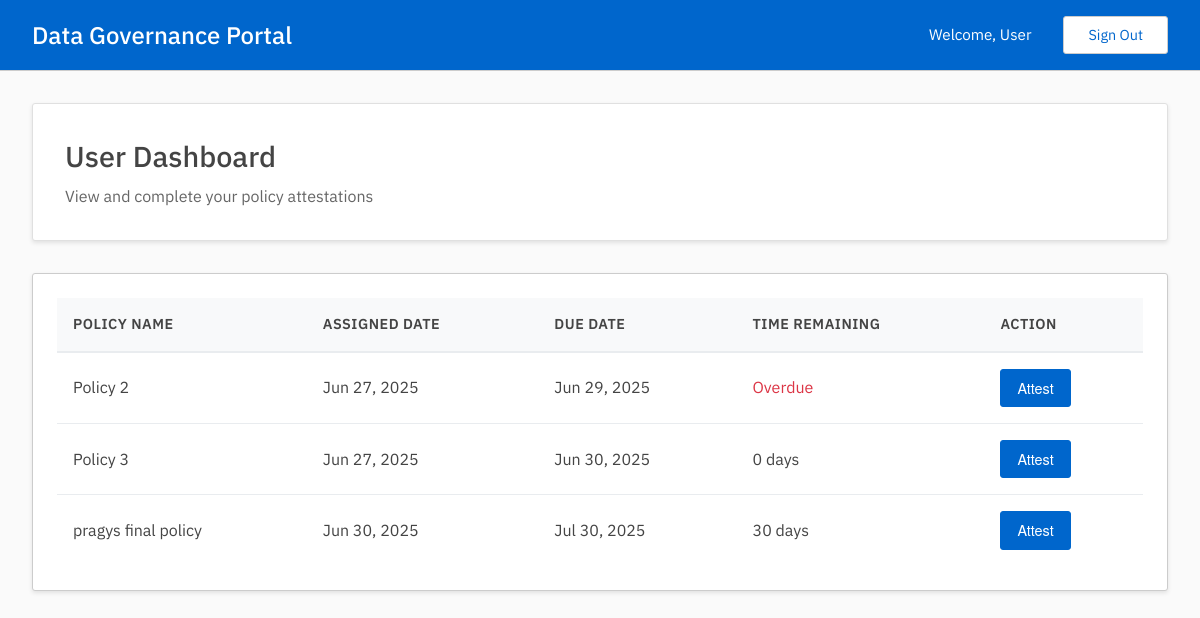
/user/dashboard (signed in), run on the app's committed database.
### tables this page shows
CREATE TABLE users(
        uuid TEXT UNIQUE NOT NULL PRIMARY KEY,
        email TEXT UNIQUE NOT NULL,
        password_hash TEXT NOT NULL,
        name TEXT NOT NULL,
        is_admin INTEGER NOT NULL DEFAULT 0
        );

CREATE TABLE assignments(
        uuid TEXT UNIQUE NOT NULL PRIMARY KEY,
        user TEXT NOT NULL,
        policy TEXT NOT NULL,
        assigned_at INTEGER,
        timeframe_seconds INTEGER,
        completed_at INTEGER,
        FOREIGN KEY (user) REFERENCES users(uuid) ON DELETE CASCADE ON UPDATE CASCADE,
        FOREIGN KEY (policy) REFERENCES policies(uuid) ON DELETE CASCADE ON UPDATE CASCADE
        );

CREATE TABLE policies(
        uuid TEXT UNIQUE NOT NULL PRIMARY KEY,
        name TEXT UNIQUE NOT NULL,
        description TEXT,
        pdf_link TEXT
        );

### user.py (the view)
@user.route('/dashboard', methods=['GET'])
@login_required
def dashboard():
    user_pending_assignments = read_get_user_pending_assignments(session['user']['uuid'])
    return render_template('user/dashboard.html',
                         user_pending_assignments=user_pending_assignments["data"],
                         now=int(time()))

### app.py (called while the page is built)
@app.template_filter('timestamp_to_date')
def timestamp_to_date(timestamp):
    if timestamp:
        try:
            dt = datetime.fromtimestamp(timestamp)
            return dt.strftime('%b %d, %Y')
        except (ValueError, TypeError):
            return 'Invalid Date'
    return 'N/A'

### auth.py (called while the page is built)
def login_required(f):
    @wraps(f)
    def wrap(*args, **kwargs):
        if session:
            return f(*args, **kwargs)
        else:
            print("401: User is not logged in.")
            return redirect(url_for('login'))
    return wrap

### db.py (called while the page is built, shortened)
def get_conn_curs():
    conn = sqlite3.connect(DATABASE)
    conn.row_factory = sqlite3.Row
    curs = conn.cursor()
    curs.execute("PRAGMA foreign_keys = ON")
    return conn, curs

def commit_close(conn, curs):
    conn.commit()
    curs.close()
    conn.close()

def get_user_pending_assignments(uuid):
    conn, curs = get_conn_curs()
    curs.execute('SELECT * FROM users WHERE uuid = ?', (uuid,))
    user = curs.fetchone()
    curs.execute("""
        SELECT a.*, p.name as policy_name
        FROM assignments a
        JOIN policies p ON a.policy = p.uuid
        WHERE a.user = ? AND a.completed_at IS NULL
    """, (uuid,))
    assignments = curs.fetchall()
    commit_close(conn, curs)
    return {
        "status": "200",
        "message": "Assignments found successfully",
        "data": assignments
        }

### templates/user/dashboard.html (shortened to what this page needs)
{% extends "base.html" %}
{% block content %}
<div class="dashboard-header">
    <h2>User Dashboard</h2>
    <p>View and complete your policy attestations</p>
</div>
<div class="table-container">
    {% if user_pending_assignments %}
    <table class="data-table">
        <thead>
            <tr>
                <th>Policy Name</th>
                <th>Assigned Date</th>
                <th>Due Date</th>
                <th>Time Remaining</th>
                <th>Action</th>
            </tr>
        </thead>
        <tbody>
            {% for assignment in user_pending_assignments %}
            <tr>
                <td>{{ assignment["policy_name"] }}</td>
                <td>{{ assignment["assigned_at"] | timestamp_to_date }}</td>
                <td>{{ (assignment["assigned_at"] + assignment["timeframe_seconds"]) | timestamp_to_date }}</td>
                <td>
                    {% set time_left = (assignment["assigned_at"] + assignment["timeframe_seconds"]) - now %}
                    {% if time_left > 0 %}
                        {{ (time_left / 86400) | round | int }} days
                    {% else %}
                        <span style="color: #dc3545;">Overdue</span>
                    {% endif %}
                </td>
                <td>
                    <a href="{{ url_for('user.attest', assignment_uuid=assignment['uuid']) }}" class="btn btn-action">
                        Attest
                    </a>
                </td>
            </tr>
            {% endfor %}
        </tbody>
    </table>
    {% else %}
    <div class="empty-state">
        <p class="empty-state-text">No pending attestations at this time.</p>
    </div>
    {% endif %}
</div>
{% endblock %}

### templates/base.html (shortened to what this page needs)
<!DOCTYPE html>
<html lang="en">
<head>
    <link rel="stylesheet" href="{{ url_for('static', filename='styles.css') }}">
</head>
<body>
    {% if session.get('user') %}
    <header class="header">
        <div class="header-content">
            <div class="header-left">
                <h1>Data Governance Portal</h1>
            </div>
            <div class="header-right">
                <span class="welcome-text">Welcome, {{ session['user']['name'] }}</span>
                <a href="{{ url_for('login') }}" class="sign-out-btn">Sign Out</a>
            </div>
        </div>
    </header>
    {% endif %}
    <main class="main-content">
        {% block content %}{% endblock %}
    </main>
</body>
</html>

### static/styles.css (style rules this page uses)
* { margin: 0; padding: 0; box-sizing: border-box; }
body { font-family: 'IBM Plex Sans'; color: #444; line-height: 1.42; min-height: 100vh; display: flex; flex-direction: column; background-color: #fafafa; }
.header { background-color: #06c; color: white; padding: 1rem 0; box-shadow: rgba(0,0,0,0.2) 0 2px 8px; border-bottom: 1px solid #ccc; }
.header-content { max-width: 1200px; margin: 0 auto; color: white; padding: 0 2rem; display: flex; justify-content: space-between; align-items: center; }
.header-left { display: flex; align-items: center; gap: 0.5rem; }
.header h1 { font-size: 1.5rem; font-weight: 500; color: white; }
.header-right { display: flex; align-items: center; gap: 2rem; }
.welcome-text { font-size: 0.95rem; color: white; }
.sign-out-btn { background-color: transparent; color: #06c; border: 1px solid #ccc; padding: 0.5rem 1.5rem; border-radius: 3px; text-decoration: none; transition: all 0.3s ease; font-size: 0.9rem; background-color: white; }
.main-content { flex: 1; max-width: 1200px; width: 100%; margin: 0 auto; background-color: #fafafa; padding: 2rem; }
.dashboard-header { background-color: white; padding: 2rem; border-radius: 3px; margin-bottom: 2rem; box-shadow: rgba(0,0,0,0.1) 0 2px 4px; border: 1px solid #e0e0e0; }
.dashboard-header h2 { color: #444; font-size: 1.8rem; margin-bottom: 0.5rem; font-weight: 500; }
.dashboard-header p { color: #666; font-size: 1rem; }
.table-container { background-color: white; border-radius: 3px; padding: 1.5rem; box-shadow: rgba(0,0,0,0.1) 0 2px 4px; border: 1px solid #ccc; overflow-x: auto; }
.data-table { width: 100%; border-collapse: collapse; }
.data-table th { background-color: #f8f9fa; color: #444; font-weight: 600; text-align: left; padding: 1rem; border-bottom: 2px solid #e9ecef; font-size: 0.9rem; text-transform: uppercase; letter-spacing: 0.5px; }
.data-table td { padding: 1rem; border-bottom: 1px solid #e9ecef; color: #444; }
.data-table tr:last-child td { border-bottom: none; }
.btn { padding: 0.5rem 1rem; border-radius: 3px; text-decoration: none; font-size: 0.9rem; cursor: pointer; transition: all 0.3s ease; border: 1px solid transparent; display: inline-block; text-align: center; font-family: 'Helvetica Neue', 'Helvetica', 'Arial', sans-serif; }
.btn-action { background-color: #06c; color: white; border-color: #06c; }

### data on the page
users: user.name "User"
assignments: policy_name "Policy 2", assigned_at "Jun 27, 2025", assigned_at+timeframe_seconds "Jun 29, 2025", shows "Overdue"
assignments: policy_name "Policy 3", assigned_at "Jun 27, 2025", assigned_at+timeframe_seconds "Jun 30, 2025"
assignments: policy_name "pragys final policy", assigned_at "Jun 30, 2025", assigned_at+timeframe_seconds "Jul 30, 2025"
